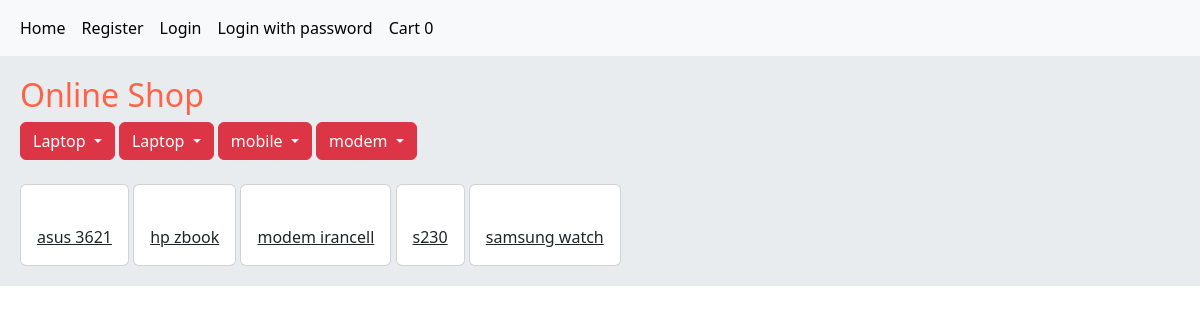
The page / on the database its author committed.
### product/models.py (models this page shows, shortened)
class Category(models.Model):
    name = models.CharField(max_length=100)
    slug = models.SlugField(max_length=100, unique=True)
    sub_category = models.ForeignKey('self', on_delete=models.CASCADE, null=True, blank=True,
                                     related_name='sub_categories')
    is_sub_category = models.BooleanField(default=False)
    class Meta:
        ordering = ['name']
        verbose_name_plural = 'Categories'
    def __str__(self):
        return self.name
    def get_absolute_url(self):
        return reverse('home:home_category', args=[self.slug, ])

class Product(models.Model):
    category = models.ManyToManyField(Category, related_name='products')
    name = models.CharField(max_length=100)
    slug = models.SlugField(max_length=100, unique=True)
    image = models.ImageField()
    description = models.TextField()
    price = models.IntegerField()
    available = models.BooleanField(default=True)
    created = models.DateTimeField(auto_now_add=True)
    updated = models.DateTimeField(auto_now=True)
    class Meta:
        ordering = ['name']
    def get_absolute_url(self):
        return reverse('product:product_detail', kwargs={
            'slug': self.slug
        })

### home/views.py (the view)
# urls.py: path('', views.HomeView.as_view(), name='home'),
class HomeView(View):
    def get(self, request, slug=None):
        products = Product.objects.filter(available=True)
        categories = Category.objects.filter(is_sub_category=False)
        if slug:
            products = products.filter(category__slug=slug)
        return render(request, 'home/home.html', {'products': products, 'categories': categories})

### orders/cart.py (called while the page is built)
    def __len__(self):
        return sum(item['quantity']
                   for item in self.cart.values())

### orders/context_processors.py (called while the page is built)
def cart(request):
    return {'cart': Cart(request)}

### home/templates/home/home.html (shortened to what this page needs)
{% extends 'master.html' %}
{% load static %}
{% block extra_header %}
    <link rel="stylesheet" href="{% static 'home/css/style.css' %}">
{% endblock %}
{% block content %}
    <h2 class="homepage">Online Shop</h2>
    {% for category in categories %}
        {% for sub in category.sub_categories.all %}
            <div class="btn-group">
                <a href="{{ category.get_absolute_url }}" class="btn btn-danger dropdown-toggle"
                   data-bs-toggle="dropdown"
                   aria-expanded="false">
                    {{ category.name }}
                </a>
            </div>
        {% endfor %}
    {% endfor %}
    <br><br>
    {% for product in products %}
        <div class="card" style="display: inline-block;">
            <div class="card-body ">
                <a class="card-title text-center" href="{{ product.get_absolute_url }}">{{ product.name }}</a>
            </div>
        </div>
    {% endfor %}
{% endblock %}

### home/static/home/css/style.css (style rules this page uses)
.homepage { color: tomato; }

### rows shown on the page
Category: name "Laptop"
Category: name "mobile"
Category: name "modem"
Product: name "asus 3621"
Product: name "hp zbook"
Product: name "modem irancell"
Product: name "s230"
Product: name "samsung watch"

### other values the page prints
{{ cart |length }} "0"
